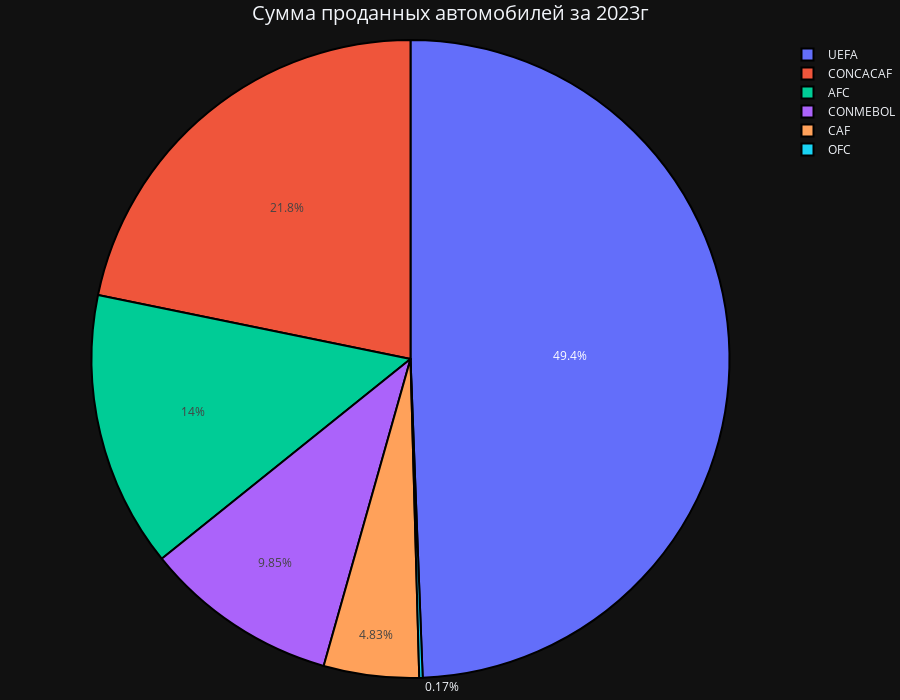

Write notebook code for a chart like this one.
### Code cell
fig_pie = px.pie(data, values='Capacity', names='Confederation')
fig_pie.update_layout(width=None, height=700)
fig_pie.update_xaxes(title_text='Марка автомобиля', title_font_size=16)
fig_pie.update_yaxes(title_text='Цена', title_font_size=16)
fig_pie.update_xaxes(tickangle=315)
fig_pie.update_traces(marker_line_color='black', marker_line_width=2)
fig_pie.update_layout(title='Сумма проданных автомобилей за 2023г', title_font_size=20, title_x=0.5)
fig_pie.update_xaxes(tickfont_size=14)
fig_pie.update_xaxes(gridwidth=2, gridcolor='ivory')
fig_pie.update_layout(margin=dict(l=0, r=0, b=0, t=40))
fig_pie.show()

### Figure 1 — Plotly figure (JSON) as saved in the notebook; plotly's stock layout.template omitted (floating-point values rounded to 4 significant figures; data arrays with more than 128 entries replaced by an {"elided": "..."} marker saying what was removed)
{"data": [{"domain": {"x": [0.0, 1.0], "y": [0.0, 1.0]}, "hovertemplate": "Confederation=%{label}<br>Capacity=%{value}<extra></extra>", "labels": {"elided": "1820 str values"}, "legendgroup": "", "name": "", "showlegend": true, "values": {"elided": "1820 int values"}, "type": "pie", "marker": {"line": {"color": "black", "width": 2}}}], "layout": {"legend": {"tracegroupgap": 0}, "margin": {"t": 40, "l": 0, "r": 0, "b": 0}, "height": 700, "xaxis": {"title": {"font": {"size": 16}, "text": "Марка автомобиля"}, "tickangle": -45, "tickfont": {"size": 14}, "gridwidth": 2, "gridcolor": "ivory"}, "yaxis": {"title": {"font": {"size": 16}, "text": "Цена"}}, "title": {"text": "Сумма проданных автомобилей за 2023г", "font": {"size": 20}, "x": 0.5}}}
